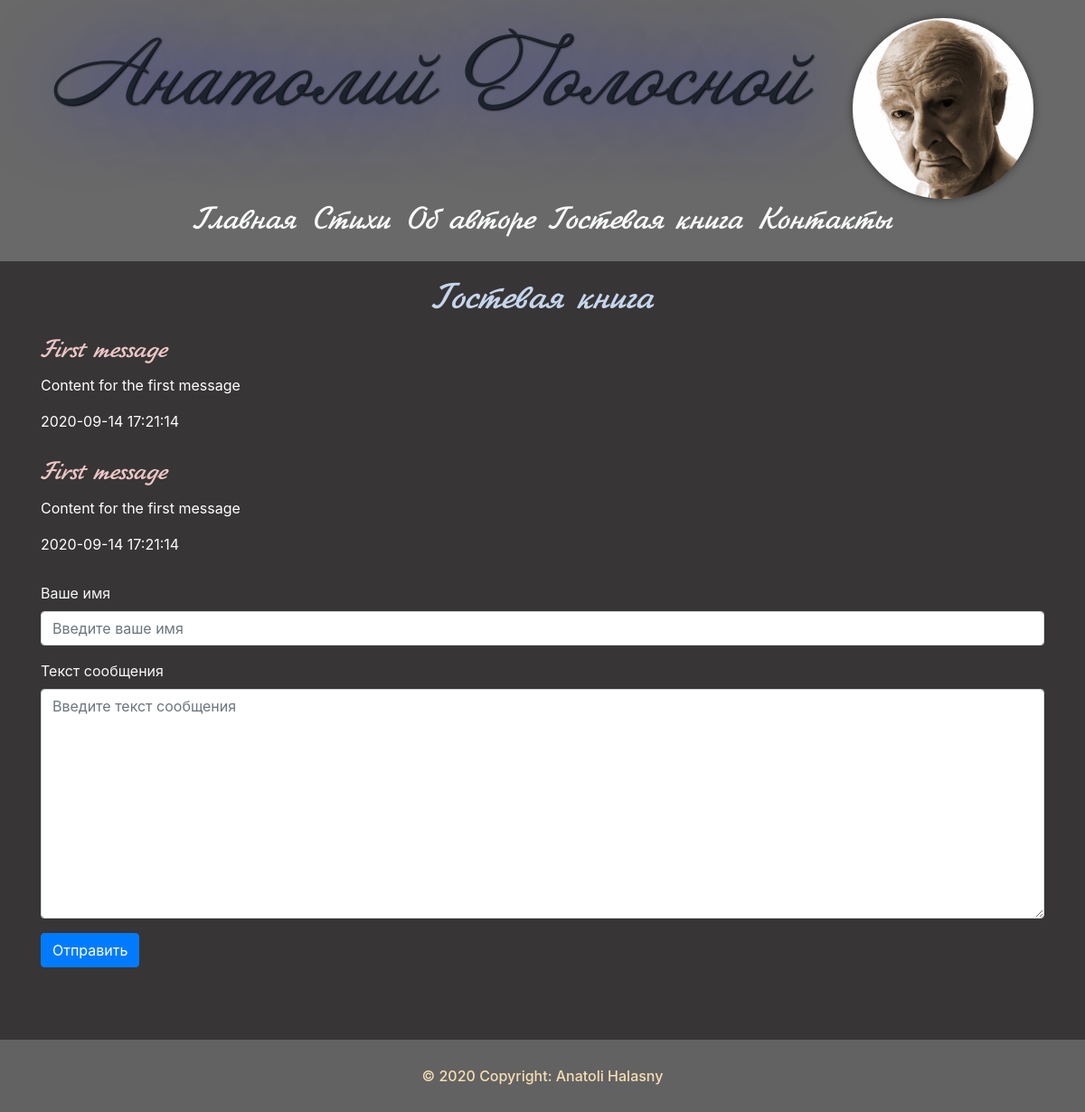
The page /guest on the database its author committed.
### tables this page shows
CREATE TABLE guests(
id INTEGER PRIMARY KEY AUTOINCREMENT,
created TIMESTAMP NOT NULL DEFAULT CURRENT_TIMESTAMP,
guestname TEXT NOT NULL,
messagecontent TEXT NOT NULL
);

### app.py (the view)
@app.route('/guest')
def guest():
    conn = get_db_connection()
    guest = conn.execute('SELECT * FROM guests').fetchall()
    conn.close()
    return render_template('guest.html', title='Гостевая книга', guests=guest)

### app.py (called while the page is built)
def get_db_connection():
    conn = sqlite3.connect('database.db')
    conn.row_factory = sqlite3.Row
    return conn

### templates/guest.html
{% extends 'base.html' %}
{% block content %}
    <h1>{% block title %}{{ title }}{% endblock %}</h1>
    {% for guest in guests %}
        <div class="message">
            <h3>{{ guest['guestname'] }}</h3>
            <p>{{ guest['messagecontent'] }}</p>
            <span>{{ guest['created'] }}</span>
        </div>
    {% endfor %}
    <form method="post">
        <div class="form-group">
            <label for="guestname" class="text-light">Ваше имя</label>
            <input type="text" name="guestname" placeholder="Введите ваше имя" class="form-control"
                   value="{{ request.form['guestname'] }}">
        </div>
        <div class="form-group">
            <label for="messagecontent" class="text-light">Текст сообщения</label>
            <textarea name='messagecontent' placeholder="Введите текст сообщения" class="form-control"
                      rows="10">{{ request.form['messagecontent'] }}</textarea>
        </div>
        <div class="form-group">
            <button type="submit" class="btn btn-primary">Отправить</button>
        </div>
    </form>
{% endblock %}

### static/css/style.css (style rules this page uses)
* { margin: 0; padding: 0; }
body { background-color: #373535; min-height: 100%; position: relative; }
h1 { color: #c5d5ec; text-align: center; margin-top: 20px; font-family: Jikharev, serif; }
h3 { color: #ecc5c5; margin-top: 16px; font-family: Jikharev, serif; }
.message { color: white; margin-bottom: 30px; }

### rows shown on the page
guests: guestname "First message", messagecontent "Content for the first message", created "2020-09-14 17:21:14"
guests: guestname "First message", messagecontent "Content for the first message", created "2020-09-14 17:21:14"

### other values the page prints
{{ title }} "Гостевая книга"
